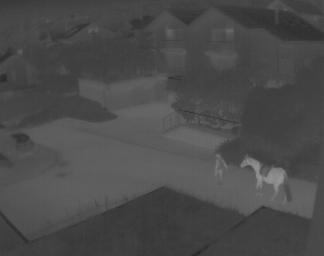
//> input picture 07 Características globales/CaracteristicasGlobales/CaracteristicasGlobales/caballo2.jpg, 324 x 256 px
$ ./OpenCV   (built with g++ and OpenCV 4)
//> lines starting //> are read from the running program, lines starting //| are printed output that depends on the picture
// OpenCV.cpp : This file contains the 'main' function. Program execution begins and ends there.
//

#include <iostream>
#include <opencv2/opencv.hpp>

using namespace std;
using namespace cv;

void histograma(Mat img, Mat* imgHistograma, int* hist);
float calcBrillo(Mat img);
int calcContraste(Mat img);
int calcDinamica(Mat img);

int main()
{
    //Mat img = imread("caballo.jpg", IMREAD_GRAYSCALE);
    Mat img = imread("caballo2.jpg", IMREAD_GRAYSCALE);
//> img is the input picture: 256 rows x 324 cols, CV_8UC1; min 37, max 149, mean 74.8
    //Mat img = imread("antenaOK.jpg", IMREAD_GRAYSCALE);
    imshow("imagen", img);

    Mat imgHistograma;
    int hist[256] = { 0 };
    histograma(img, &imgHistograma, hist);
//> after the loop in histograma, `for (int i = 0; i < 256; i++)`:
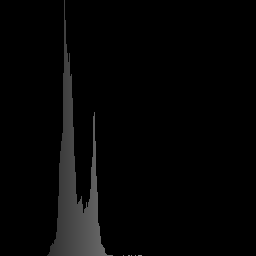
//> imgHistograma: 256 rows x 256 cols, CV_8UC1; min 0, max 141, mean 5.3
//> hist = 256 values, max 4511 at index 64, min 0 at index 0, mean 324
    imshow("Histograma", imgHistograma);

    for (int i = 0; i < 256; i++)
    {
        printf("Intensidad %d = %d\n", i, hist[i]);
    }
//> this loop made 256 passes
//| Intensidad 0 = 0
//| Intensidad 1 = 0
//| Intensidad 2 = 0
//| Intensidad 3 = 0
//| Intensidad 4 = 0
//| Intensidad 5 = 0
//| Intensidad 6 = 0
//| Intensidad 7 = 0
//> (output is shown up to pass 8 of 256)

    float brillo = calcBrillo(img);
//> the loop in calcBrillo, `for (int i = 0; i < 256; i++)` made 256 passes
//> brillo on passes 1 to 3: 0, 0, 0
//> after the loop in calcBrillo, `for (int i = 0; i < 256; i++)`: brillo = 6205021
//> in calcBrillo, `brillo = brillo / (img.rows * img.cols);`: brillo = 74.81
//> brillo = 74.81
    printf("Brillo = %f\n", brillo);
//| Brillo = 74.809761

    int contraste = calcContraste(img);
//> in calcContraste, `contraste = maxIntensidad - minIntensidad;`: contraste = 112
//> contraste = 112
    printf("Contraste = %d\n", contraste);
//| Contraste = 112

    int dinamica = calcDinamica(img);
//> dinamica = 112
    printf("Dinamica = %d\n", dinamica);
//| Dinamica = 112

    waitKey(0);

}

void histograma(Mat img, Mat* imgHistograma, int* hist)
{
    uchar* pfila;
    for (int i = 0; i < img.rows; i++)
    {
        pfila = img.ptr<uchar>(i);
        for (int j = 0; j < img.cols; j++)
        {
            hist[pfila[j]]++;
        }
    }

    int* maxIntensidad = max_element(&hist[0], &hist[255]);
    imgHistograma->create(256, 256, CV_8UC1);

    for (int i = 0; i < 256; i++)
    {
        for (int j = 0; j < hist[i] * 256 / (*maxIntensidad); j++)
        {
            pfila = imgHistograma->ptr<uchar>(imgHistograma->rows - j - 1);
            pfila[i] = i;
        }
    }

}
float calcBrillo(Mat img)
{
    float brillo = 0;
    Mat imgHistograma;
    int hist[256] = { 0 };
    histograma(img, &imgHistograma, hist);
    for (int i = 0; i < 256; i++)
    {
        brillo = brillo + (i * hist[i]);
    }
    brillo = brillo / (img.rows * img.cols);
    return brillo;
}
void calcBrillo(Mat img, float* hb, float* phb) {
	*hb = 0;
	int N = img.rows;
	int M = img.cols;
	Mat grafica_h;
	int h[256] = { 0 };
	histograma(img, h, &grafica_h);
	imshow("Histograma", grafica_h);
	for (int i = 0; i < 256; i++) {
		*hb = *hb + i * h[i];
	}
	*hb = *hb / (N * M);
	*phb = *hb * 100 / 255;
}
int calcContraste(Mat img)
{
    int contraste,  maxIntensidad=256, minIntensidad=0;
    Mat imgHistograma;
    int hist[256] = { 0 };
    histograma(img, &imgHistograma, hist);
    for (int i = 0; i < 256; i++)
    {
        if (hist[i] != 0)
        {
            minIntensidad = i;
            break;
        }
    }
    for (int i = 255; i >= 0; i--)
    {
        if (hist[i] != 0)
        {
            maxIntensidad = i;
            break;
        }
    }
    contraste = maxIntensidad - minIntensidad;
    return contraste;

}
int calcDinamica(Mat img)
{
    int dinamica = 0;
    Mat imgHistograma;
    int hist[256] = { 0 };
    histograma(img, &imgHistograma, hist);
    for (int i = 0; i < 256; i++)
    {
        if (hist[i] != 0)
            dinamica++;
    }
    return dinamica;
}
